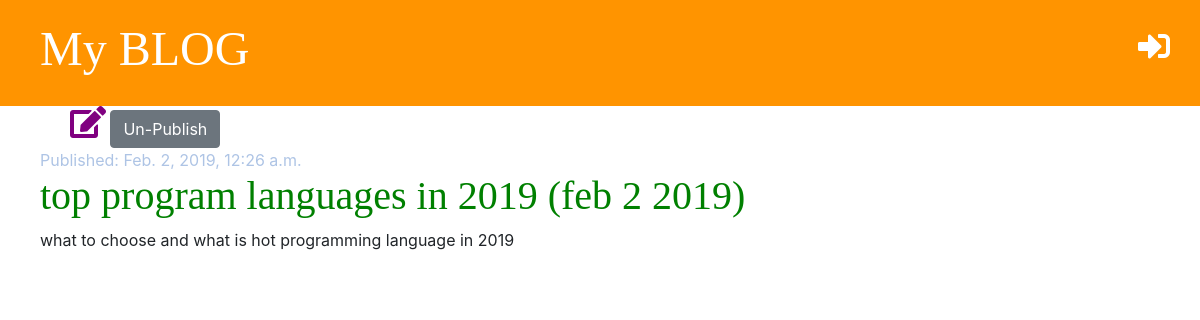
The app's page /post/2/, older data.
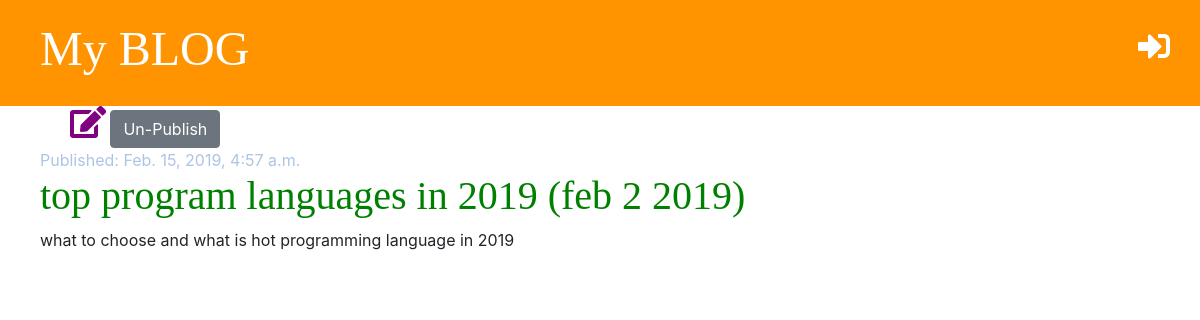
The same page, newer data.
### blog/models.py (models this page shows, shortened)
class Post(models.Model):
    author = models.ForeignKey('auth.User', on_delete=models.CASCADE)
    title = models.CharField(max_length=200)
    text = models.TextField()
    created_date = models.DateTimeField(default=timezone.now)
    published_date = models.DateTimeField(blank=True, null=True)
    test_date = models.DateTimeField(blank=True, null=True)

### blog/views.py (the view)
# urls.py: path('post/<int:pk>/', views.post_detail, name='post_detail'),
def post_detail(request, pk):
    post = get_object_or_404(Post, pk=pk)
    stuff_for_frontend = {'post': post}
    return render(request, 'blog/post_detail.html', stuff_for_frontend)

### blog/templates/blog/post_detail.html
{% extends 'blog/base.html' %}
{% block content %}
<div class="post">
    <span class="edit-publish">
        <a href="{% url 'post_edit' pk=post.pk %}"><i class="fas fa-edit fa-2x"></i></a>
    {% if post.published_date %}
        <a href="{% url 'post_post_unPublish' pk=post.pk %}"><button class="btn btn-secondary">Un-Publish</button></a>
    </span>
        <div class="date">
            Published: {{ post.published_date}}
        </div>
    {% else %}
        <a href="{% url 'post_publish' pk=post.pk %}"><button class="btn btn-secondary">Publish</button></a>
    </span>
    {% endif %}
    <h1>{{ post.title}}</h1>
    <p>{{ post.text|linebreaksbr}}</p>
</div>
{% endblock %}

Row changes from the older to the newer data that the page shows:
changed Post: published_date "Feb. 2, 2019, 12:26 a.m." → "Feb. 15, 2019, 4:57 a.m."
